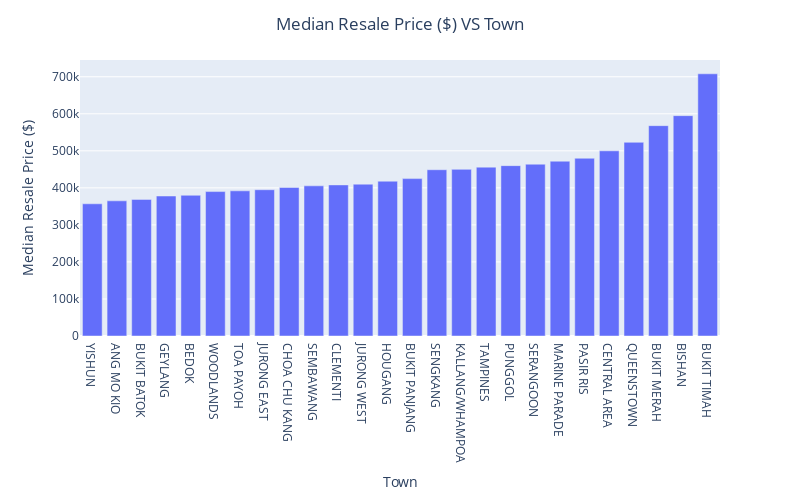

The cell this chart's notebook holds for it:
### Code cell
# Bar plot of Resale Price ($) VS Town
fig1 = px.bar(x = median_resale_town.index, 
              y = median_resale_town, 
              width = 800, 
              height = 500)
fig1.update_layout(title = {'text' : 'Median Resale Price ($) VS Town', 'x' : 0.5, 'xanchor' : 'center'}, xaxis_title_text='Town', yaxis_title_text='Median Resale Price ($)')
fig1.update_traces(hovertemplate ='Town: %{x}<br>Resale Price: $%{y}<br><extra></extra>')
fig1.show()

### Figure 1 — Plotly figure (JSON) as saved in the notebook; plotly's stock layout.template omitted (floating-point values rounded to 4 significant figures)
{"data": [{"hovertemplate": "Town: %{x}<br>Resale Price: $%{y}<br><extra></extra>", "legendgroup": "", "marker": {"color": "#636efa", "pattern": {"shape": ""}}, "name": "", "orientation": "v", "showlegend": false, "textposition": "auto", "type": "bar", "x": ["YISHUN", "ANG MO KIO", "BUKIT BATOK", "GEYLANG", "BEDOK", "WOODLANDS", "TOA PAYOH", "JURONG EAST", "CHOA CHU KANG", "SEMBAWANG", "CLEMENTI", "JURONG WEST", "HOUGANG", "BUKIT PANJANG", "SENGKANG", "KALLANG/WHAMPOA", "TAMPINES", "PUNGGOL", "SERANGOON", "MARINE PARADE", "PASIR RIS", "CENTRAL AREA", "QUEENSTOWN", "BUKIT MERAH", "BISHAN", "BUKIT TIMAH"], "xaxis": "x", "y": [357000.0, 365000.0, 368900.0, 378000.0, 380000.0, 390000.0, 392000.0, 395000.0, 401100.0, 405500.0, 408000.0, 410000.0, 418000.0, 425000.0, 449000.0, 450000.0, 456000.0, 460000.0, 463900.0, 472000.0, 480000.0, 500000.0, 523000.0, 568000.0, 595000.0, 708000.0], "yaxis": "y"}], "layout": {"barmode": "relative", "height": 500, "legend": {"tracegroupgap": 0}, "margin": {"t": 60}, "title": {"text": "Median Resale Price ($) VS Town", "x": 0.5, "xanchor": "center"}, "width": 800, "xaxis": {"anchor": "y", "domain": [0, 1], "title": {"text": "Town"}}, "yaxis": {"anchor": "x", "domain": [0, 1], "title": {"text": "Median Resale Price ($)"}}}}
